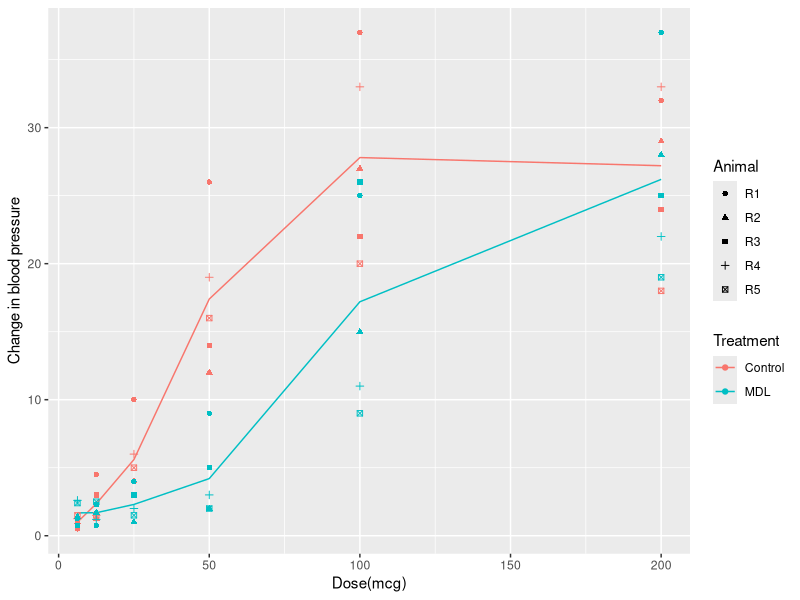
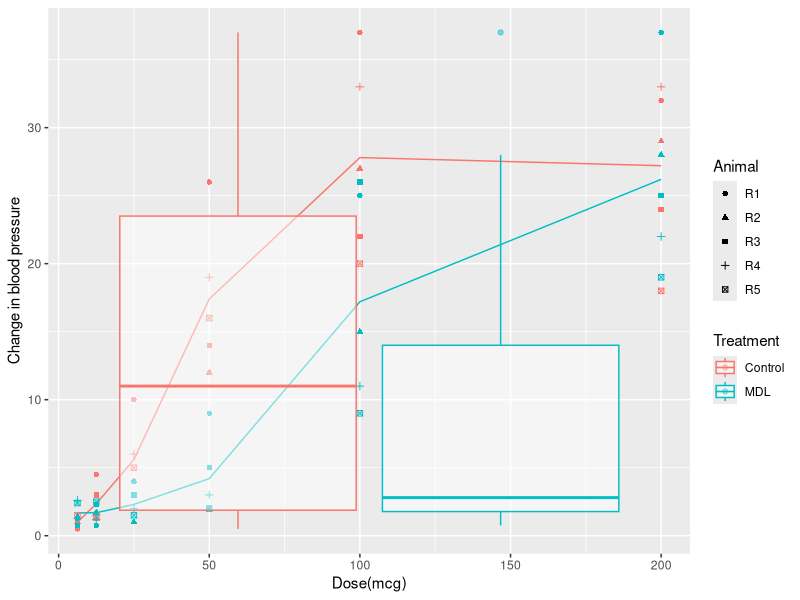

R code for these plots, in order:
#LECTURE 4 -->  experiments with the "rabbit" dataset - EDA
#we need the MASS library because the dataset is there...
library(MASS)
library(ggplot2)

#you need it only if you use the piping operation, in the next step...
library(tidyverse)

help(Rabbit)

#create a subcollection with the summarized values, 
# Starting from the Rabbit dataset, the %>% is the piping, meaning the output of the command is passed to the next command
# grouping the entries using the treatment (MDL vs. Control) and the dose given, and
# creating a summary using the mean function (so you will have one record/row for each combination of treatment and dose).
Summarized_Rabbit <- Rabbit %>%
  group_by(Treatment, Dose) %>%
  summarise(mean_BPchange = mean(BPchange))
#alternatively, you can do it in distinct operations
t1 <- group_by(Rabbit, Treatment, Dose) 
Summarized_Rabbit <- summarize(t1, mean_BPchange = mean(BPchange))

# plot the summarized values
ggplot(Summarized_Rabbit, aes(x = Dose, y = mean_BPchange, color = Treatment)) +
  geom_line() +
  labs(x="Dose(mcg)", y="Change in blood pressure", color="Treatment") +
  #printing the individual record for each rabbit. N.B: it requires to use the original datasiource, as you lose this data in the aggregation
  geom_point(data = Rabbit, mapping = aes(x = Dose, y = BPchange, shape = Animal, color = Treatment))

ggplot(Summarized_Rabbit, aes(x = Dose, y = mean_BPchange, color = Treatment)) +
  geom_line() +
  labs(x="Dose(mcg)", y="Change in blood pressure", color="Treatment") +
  #printing the individual record for each rabbit. N.B: it requires to use the original datasiource, as you lose this data in the aggregation
  geom_point(data = Rabbit, mapping = aes(x = Dose, y = BPchange, shape = Animal, color = Treatment)) +
  geom_boxplot(data = Rabbit, mapping = aes(x = Dose, y=BPchange, color = Treatment), alpha=0.5)

